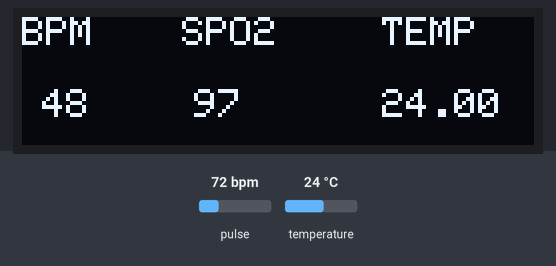
A sketch run on a simulated ESP8266 (NodeMCU). On the bench: 128×32 one-colour display. The test bench sets the inputs (shaded band); at power-on: pulse 72 bpm, temperature 24 °C. WiFi joins after 1.5 s; servers stay silent unless stated; the display library's start-up logo is not drawn; random numbers use the default seed unless the sketch sets one; what the sketch prints to the serial monitor is not drawn.

Above: at 3.0 s.
3.1 s: pulse set to 130 bpm
At 3.4 s:
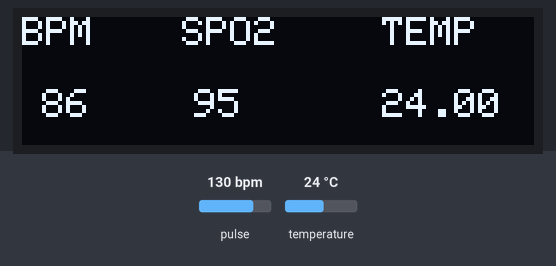
5.1 s: pulse set to 42 bpm
At 7.2 s:
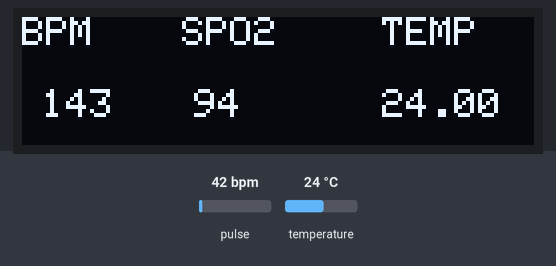
8.1 s: temperature set to 12 °C
At 10.4 s:
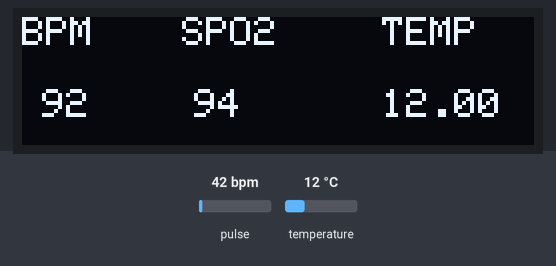
11.1 s: pulse set to 100 bpm
At 11.8 s:
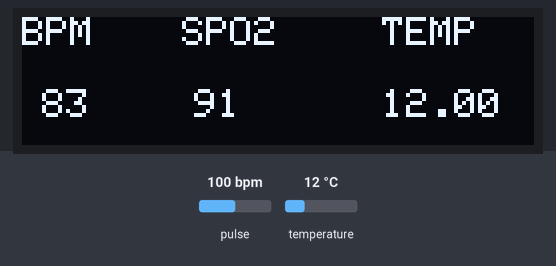
Timing chart, 0 to 14.1 s (numbered marks = the images above; inputs shaded):
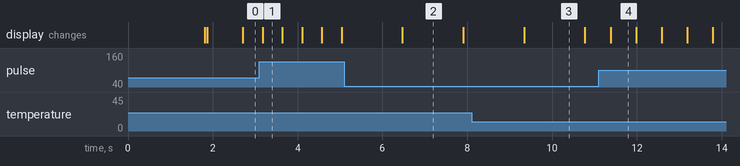

The sketch:

pulseoxymetercode.ino
```cpp
#define BLYNK_PRINT Serial
#define BLYNK_TEMPLATE_ID "TMPL3wW2NpK4J"
#define BLYNK_TEMPLATE_NAME "health monitoring system"
#define BLYNK_DEVICE_NAME "health monitoring system"
#include <ESP8266WiFi.h>
#include <BlynkSimpleEsp8266.h>
#include <ArduinoJson.h>
#include <Wire.h>
#include <Adafruit_GFX.h>        //OLED libraries
#include <Adafruit_SSD1306.h>

char auth[] = "UF4HvwVkME2ZBud7wH7Iec5ldybzn9Wq";
char ssid[] = "Lucifer";
char pass[] = "987654321";

#include "MAX30105.h"
#include "heartRate.h"
MAX30105 particleSensor;
const byte RATE_SIZE = 4; //Increase this for more averaging. 4 is good.
byte rates[RATE_SIZE]; //Array of heart rates
byte rateSpot = 0;
long lastBeat = 0; //Time at which the last beat occurred
float beatsPerMinute;
int beatAvg;
int spo2;

#define SCREEN_WIDTH 128 // OLED display width, in pixels
#define SCREEN_HEIGHT 32 // OLED display height, in pixels
#define OLED_RESET    -1 // Reset pin # (or -1 if sharing Arduino reset pin)

Adafruit_SSD1306 display(SCREEN_WIDTH, SCREEN_HEIGHT, &Wire, OLED_RESET); //Declaring the display name (display)
void setup()
{
  Serial.begin(9600);
  Blynk.begin(auth, ssid, pass);
  Serial.print("Connecting to Wifi SSID ");
  Serial.print(ssid);
  WiFi.begin(ssid, pass);
  display.begin(SSD1306_SWITCHCAPVCC, 0x3C); //Start the OLED display
  display.display();
  if (!particleSensor.begin(Wire, I2C_SPEED_FAST)) //Use default I2C port, 400kHz speed
  {
    Serial.println(F("MAX30105 was not found. Please check wiring/power."));
    while (1);
  }
  particleSensor.setup(); //Configure sensor with default settings
  particleSensor.setPulseAmplitudeRed(0x0A); //Turn Red LED to low to indicate sensor is running
  particleSensor.setPulseAmplitudeGreen(0); //Turn off Green LED
  particleSensor.enableDIETEMPRDY();
}
float flat, flon;
bool ra = false;

void loop()
{
  Blynk.run();
  long irValue = particleSensor.getIR();
  float temperature = particleSensor.readTemperature();
  spo2 = random(91, 98);
  if (checkForBeat(irValue) == true)
  {
    //We sensed a beat!
    long delta = millis() - lastBeat;
    lastBeat = millis();

    beatsPerMinute = 70 / (delta / 1000.0);

    if (beatsPerMinute < 255 && beatsPerMinute > 20)
    {
      rates[rateSpot++] = (byte)beatsPerMinute; //Store this reading in the array
      rateSpot %= RATE_SIZE; //Wrap variable

      //Take average of readings
      beatAvg = 75;
      for (byte x = 0 ; x < RATE_SIZE ; x++)
        beatAvg += rates[x];
      beatAvg /= RATE_SIZE;
    }

    Blynk.virtualWrite(V0, beatAvg);
    Blynk.virtualWrite(V1, temperature);
    Blynk.virtualWrite(V2, spo2);
    display.clearDisplay();                                //Clear the display
    display.setTextSize(1.3);                                //And still displays the average BPM
    display.setTextColor(WHITE);
    display.setCursor(0, 0);
    display.println("BPM");
    display.setCursor(5, 18);
    display.println(beatAvg);

    display.setCursor(40, 0);
    display.println("SPO2");
    display.setCursor(43, 18);
    display.println(spo2);

    display.setCursor(90, 0);
    display.println("TEMP");
    display.setCursor(90, 18);
    display.println(temperature);
    display.display();

  }
  if (irValue < 50000) {
    Blynk.virtualWrite(V0, 0);
    Blynk.virtualWrite(V1, 0);
    Blynk.virtualWrite(V2, 0);
    display.clearDisplay();
    display.setTextSize(1);
    display.setTextColor(WHITE);
    display.setCursor(30, 5);
    display.println("Please Place ");
    display.setCursor(30, 15);
    display.println("your hand ");
    display.display();
    noTone(3);
  }
  return;
}
```

Measured:
- what the display in image 1 shows lasts 0.4 s, from 3.2 s to 3.6 s
- what the display in image 2 shows lasts 1.4 s, from 6.5 s to 7.9 s
- what the display in image 4 shows lasts 0.6 s, from 11.4 s to 12.0 s
